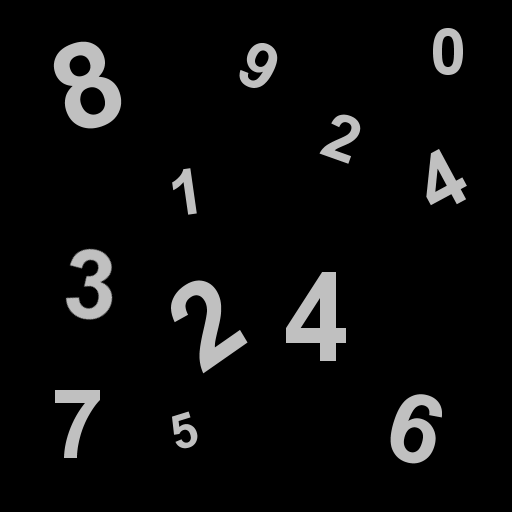
//> input picture part6/matchshape/digits.bmp, 512 x 512 px
$ ./main   (built with g++ and OpenCV 4)
//> lines starting //> are read from the running program, lines starting //| are printed output that depends on the picture; after the words box and inside, x2 and y2 are one past the last pixel; in counts of white or black regions, pixels touching at a corner belong together
#pragma warning(disable: 4819)

#include "opencv2/opencv.hpp"
#include <iostream>

using namespace cv;
using namespace std;

void setLabel(Mat& img, int idx, vector<Point>& contour)
{
	int fontface = FONT_HERSHEY_SIMPLEX;
	double scale = 0.4;
	int thickness = 1;
	int baseline = 0;

	String label = format("idx: %d", idx);

	Size text = getTextSize(label, fontface, scale, thickness, &baseline);
	Rect r = boundingRect(contour);

	Point pt(r.x + ((r.width - text.width) / 2), r.y + ((r.height + text.height) / 2));
	rectangle(img, pt + Point(0, baseline), pt + Point(text.width, -text.height), CV_RGB(255, 255, 255), CV_FILLED);
	putText(img, label, pt, fontface, scale, CV_RGB(0, 0, 0), thickness, LINE_8);
}

int main()
{
	Mat src = imread("digits.bmp", IMREAD_GRAYSCALE);
//> src is the input picture: 512 rows x 512 cols, CV_8UC1; min 0, max 192, mean 12.9
	Mat two = imread("two.bmp", IMREAD_GRAYSCALE);
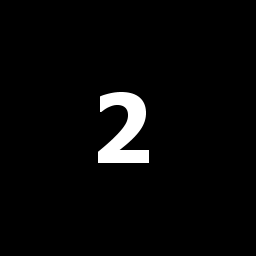
//> input picture part6/matchshape/two.bmp, 256 x 256 px
//> two is the input picture: 256 rows x 256 cols, CV_8UC1; min 0, max 255, mean 8

	if (src.empty() || two.empty()) {
		cerr << "Image load failed!" << endl;
		return -1;
	}

	// two.bmp 영상에서 외곽선 정보 추출

	Mat two_bin;
	vector<vector<Point> > contours_two;
	threshold(two, two_bin, 128, 255, THRESH_BINARY);
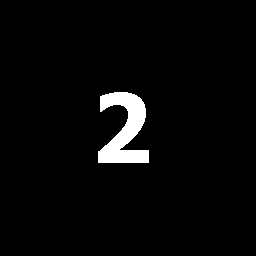
//> two_bin: 256 rows x 256 cols, CV_8UC1; 3.1% white; 1 white region
	findContours(two_bin.clone(), contours_two, RETR_EXTERNAL, CHAIN_APPROX_NONE);
//> contours_two = 1 contour; box (x1, y1, x2, y2) and area: (98, 92, 149, 163) 1908
	vector<Point> two_contour = contours_two[0];
//> two_contour = contour of 281 points, box (x1, y1, x2, y2) (98, 92, 149, 163), area 1908

	// digits.bmp 영상에서 외곽선 정보 추출

	Mat src_bin;
	vector<vector<Point> > contours;
	threshold(src, src_bin, 128, 255, THRESH_BINARY);
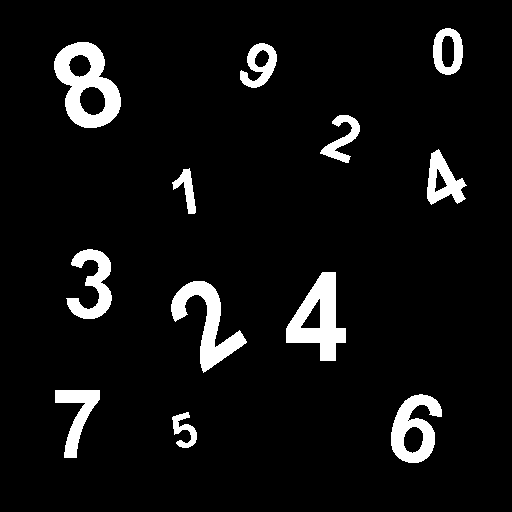
//> src_bin: 512 rows x 512 cols, CV_8UC1; 6.6% white; 12 white regions
	findContours(src_bin.clone(), contours, RETR_EXTERNAL, CHAIN_APPROX_NONE);
//> contours = 12 contours; largest, box (x1, y1, x2, y2) and area: (54, 42, 121, 128) 3817, (286, 272, 346, 361) 2838, (171, 281, 247, 373) 2216, (391, 394, 442, 463) 2180, (66, 249, 112, 319) 1397

	// matchShape 실행 & dst 영상 생성

	Mat dst;
	cvtColor(src, dst, COLOR_GRAY2BGR);

	double dist;
	for (unsigned idx = 0; idx < contours.size(); idx++) {
		if (contourArea(contours[idx]) < 10)
			continue;

		drawContours(dst, contours, idx, Scalar(0, 255, 255), 2);

		dist = matchShapes(contours[idx], two_contour, CV_CONTOURS_MATCH_I1, 0);
		cout << idx << ": " << dist << endl;

		if (dist < 0.7) {
			drawContours(dst, contours, idx, Scalar(0, 0, 255), 2);
		}

		setLabel(dst, idx, contours[idx]);
	}
//> this loop made 12 passes
//> (dist, r in setLabel, pt in setLabel) on passes 1 to 12: (0.809, Rect(172, 412, 25, 36), Point(166, 434)), (1.53, Rect(391, 394, 51, 69), Point(398, 433)), (2.23, Rect(55, 390, 45, 68), Point(59, 428)), (0.556, Rect(171, 281, 76, 92), Point(190, 331)), (1.08, Rect(286, 272, 60, 89), Point(297, 321)), (0.71, Rect(66, 249, 46, 70), Point(70, 288)), (1.64, Rect(172, 168, 24, 46), Point(166, 195)), (1.13, Rect(427, 149, 40, 56), Point(428, 181)), (0.664, Rect(320, 115, 40, 48), Point(321, 143)), (1.51, Rect(240, 43, 37, 45), Point(240, 70)), (1.21, Rect(54, 42, 67, 86), Point(65, 89)), (1.21, Rect(433, 28, 30, 47), Point(426, 56))
//| 0: 0.808741
//| 1: 1.52576
//| 2: 2.22948
//| 3: 0.556448
//| 4: 1.08489
//| 5: 0.710486
//| 6: 1.64477
//| 7: 1.12854
//> (output is shown up to pass 8 of 12)
//> pass 1, in setLabel, `putText(img, label, pt, fontface, scale, CV_RGB(0, 0, 0), thickness, L..`:
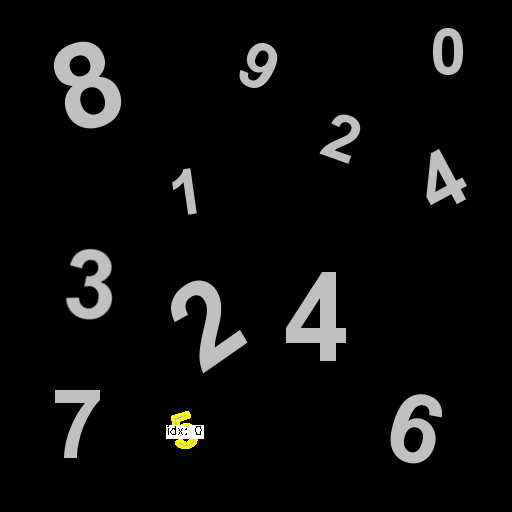
//> img: 512 rows x 512 cols, CV_8UC3; mean B, G, R 13.1, 13.4, 13.4
//> pass 2, in setLabel (call 2), `putText(img, label, pt, fontface, scale, CV_RGB(0, 0, 0), thickness, L..`:
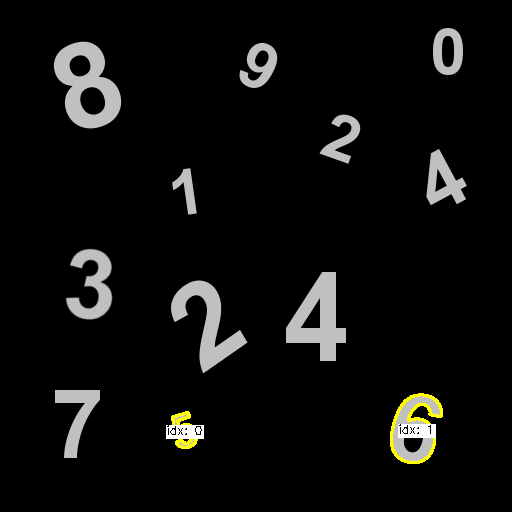
//> img: 512 rows x 512 cols, CV_8UC3; mean B, G, R 12.9, 14, 14
//> pass 3, in setLabel (call 3), `putText(img, label, pt, fontface, scale, CV_RGB(0, 0, 0), thickness, L..`:
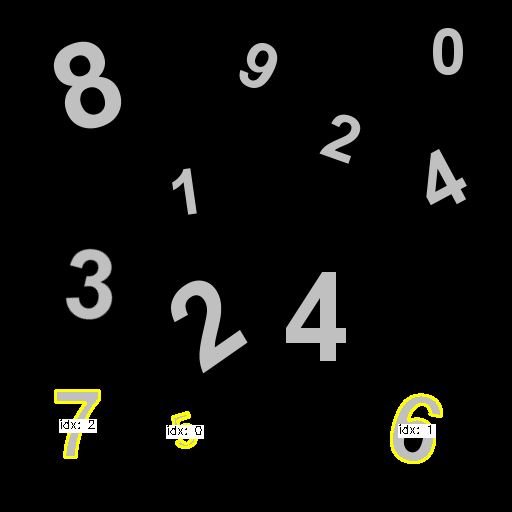
//> img: 512 rows x 512 cols, CV_8UC3; mean B, G, R 12.9, 14.6, 14.6
//> after the loop:
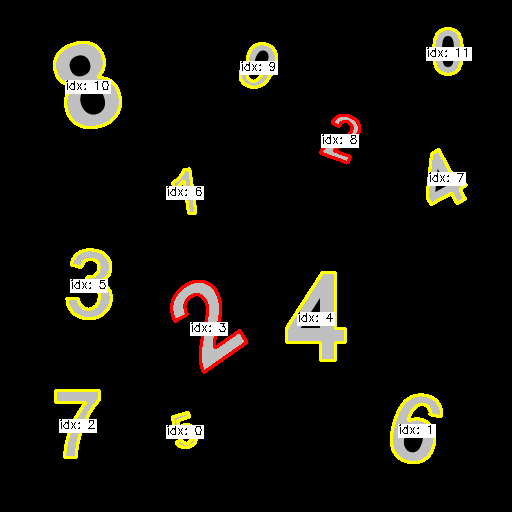
//> dst: 512 rows x 512 cols, CV_8UC3; 5.17% of pixels changed, all inside (x1, y1, x2, y2) = (53, 27, 472, 464)

	imshow("src", src);
	imshow("dst", dst);

	waitKey(0);
	return 0;
}
